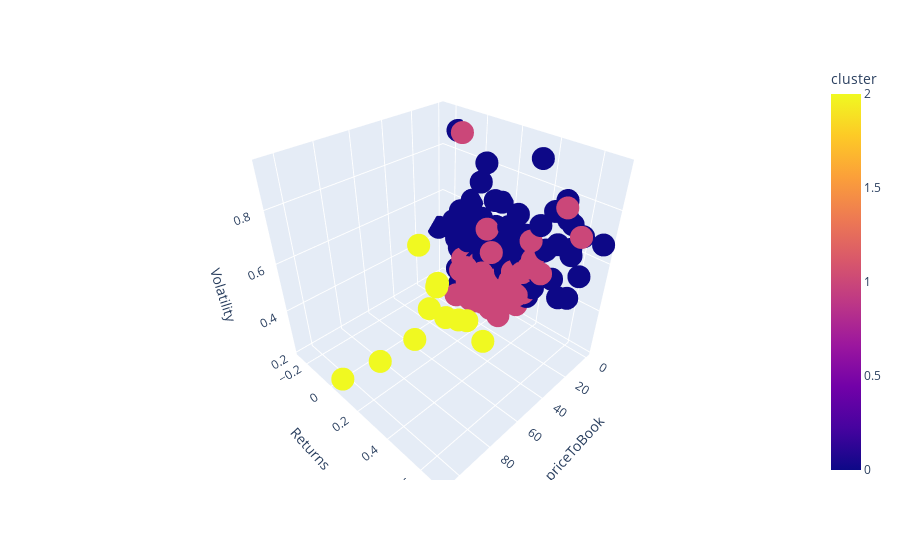

The code cell stored with this chart in its notebook:
### Markdown cell above
The optimal number of clusters is 3

### Code cell
k_means_optimum = KMeans(n_clusters = 3, init = 'k-means++',  random_state=42)
y = k_means_optimum.fit_predict(X)
clusters3d_df['cluster'] = y 

fig = px.scatter_3d(clusters3d_df, x='priceToBook', y='Returns', z='Volatility',
              color='cluster', hover_data=["Ticker"])
fig.show()

### Figure 1 — Plotly figure (JSON) as saved in the notebook; plotly's stock layout.template omitted (floating-point values rounded to 4 significant figures; data arrays with more than 128 entries replaced by an {"elided": "..."} marker saying what was removed)
{"data": [{"customdata": {"elided": "459x1 str values"}, "hovertemplate": "priceToBook=%{x}<br>Returns=%{y}<br>Volatility=%{z}<br>Ticker=%{customdata[0]}<br>cluster=%{marker.color}<extra></extra>", "legendgroup": "", "marker": {"color": {"elided": "459 int values"}, "coloraxis": "coloraxis", "symbol": "circle"}, "mode": "markers", "name": "", "scene": "scene", "showlegend": false, "type": "scatter3d", "x": {"elided": "459 float values"}, "y": {"elided": "459 float values"}, "z": {"elided": "459 float values"}}], "layout": {"coloraxis": {"colorbar": {"title": {"text": "cluster"}}, "colorscale": [[0, "#0d0887"], [0.1111, "#46039f"], [0.2222, "#7201a8"], [0.3333, "#9c179e"], [0.4444, "#bd3786"], [0.5556, "#d8576b"], [0.6667, "#ed7953"], [0.7778, "#fb9f3a"], [0.8889, "#fdca26"], [1, "#f0f921"]]}, "legend": {"tracegroupgap": 0}, "margin": {"t": 60}, "scene": {"domain": {"x": [0, 1], "y": [0, 1]}, "xaxis": {"title": {"text": "priceToBook"}}, "yaxis": {"title": {"text": "Returns"}}, "zaxis": {"title": {"text": "Volatility"}}}}}
